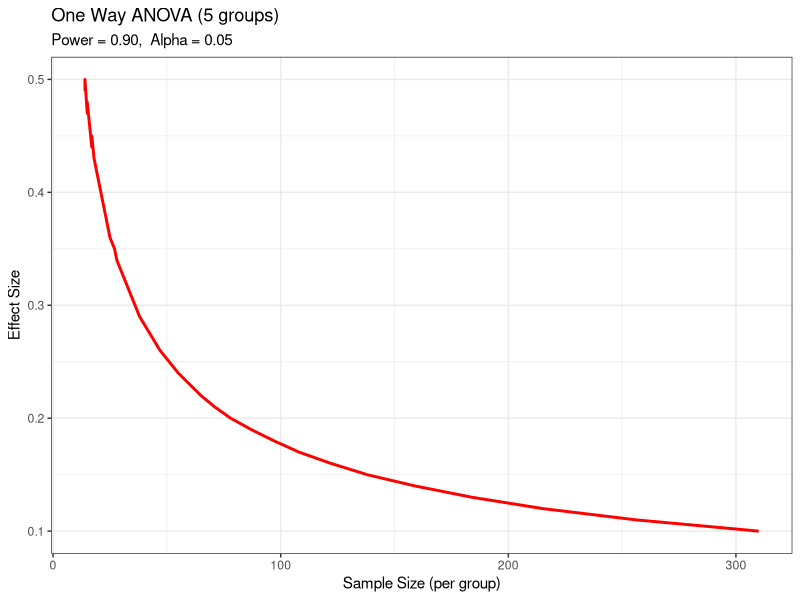

Here is the R script that generated this plot:
## ---- chunk 1
library(pwr)
# library(Mediana)
# library(TrialSize)
## ---- chunk 2
pwr::pwr.2p.test(
  n = NULL,
  h = ES.h(p1 = 0.35, p2 = 0.25),
  sig.level = 0.05,
  alternative = "two.sided",
  power = 0.8)
## ---- chunk 3
# 在有10%失访的情况下

328/0.9
## ---- chunk 4
pwr.f2.test(u=3, f2=0.0769, sig.level=0.05, power=0.90)
## ---- chunk 5
library(pwr)
es <- seq(.1, .5, .01)                                               
nes <- length(es)
 
samsize <- NULL                                                      
for (i in 1:nes){                                                    
    result <- pwr.anova.test(k=5, f=es[i], sig.level=.05, power=.9)  
    samsize[i] <- ceiling(result$n)                                  
}                                                                    
 
plotdata <- data.frame(es, samsize)

library(ggplot2)
ggplot(plotdata, aes(x=samsize, y=es)) +
  geom_line(color="red", size=1) +
  theme_bw() +
  labs(title="One Way ANOVA (5 groups)",
       subtitle="Power = 0.90,  Alpha = 0.05",
       x="Sample Size (per group)",
       y="Effect Size")
